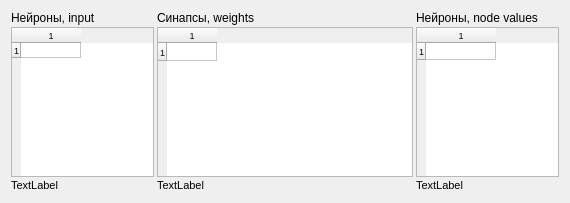
<?xml version="1.0" encoding="UTF-8"?>
<ui version="4.0">
 <class>layerView</class>
 <widget class="QWidget" name="layerView">
  <property name="geometry">
   <rect>
    <x>0</x>
    <y>0</y>
    <width>570</width>
    <height>203</height>
   </rect>
  </property>
  <property name="sizePolicy">
   <sizepolicy hsizetype="Preferred" vsizetype="Preferred">
    <horstretch>0</horstretch>
    <verstretch>0</verstretch>
   </sizepolicy>
  </property>
  <property name="minimumSize">
   <size>
    <width>544</width>
    <height>195</height>
   </size>
  </property>
  <property name="windowTitle">
   <string>Form</string>
  </property>
  <layout class="QHBoxLayout" name="horizontalLayout_2">
   <item>
    <layout class="QHBoxLayout" name="horizontalLayout">
     <property name="spacing">
      <number>3</number>
     </property>
     <property name="sizeConstraint">
      <enum>QLayout::SizeConstraint::SetDefaultConstraint</enum>
     </property>
     <item>
      <layout class="QVBoxLayout" name="verticalLayout_2">
       <property name="spacing">
        <number>2</number>
       </property>
       <item>
        <widget class="QLabel" name="label_4">
         <property name="text">
          <string>&lt;html&gt;&lt;head/&gt;&lt;body&gt;&lt;p&gt;Нейроны, input&lt;/p&gt;&lt;/body&gt;&lt;/html&gt;</string>
         </property>
         <property name="margin">
          <number>5</number>
         </property>
        </widget>
       </item>
       <item>
        <widget class="QTableWidget" name="inputTable">
         <property name="enabled">
          <bool>true</bool>
         </property>
         <property name="sizePolicy">
          <sizepolicy hsizetype="Ignored" vsizetype="Preferred">
           <horstretch>0</horstretch>
           <verstretch>0</verstretch>
          </sizepolicy>
         </property>
         <property name="baseSize">
          <size>
           <width>0</width>
           <height>0</height>
          </size>
         </property>
         <property name="font">
          <font>
           <pointsize>7</pointsize>
          </font>
         </property>
         <property name="selectionMode">
          <enum>QAbstractItemView::SelectionMode::NoSelection</enum>
         </property>
         <property name="gridStyle">
          <enum>Qt::PenStyle::SolidLine</enum>
         </property>
         <property name="rowCount">
          <number>1</number>
         </property>
         <property name="columnCount">
          <number>1</number>
         </property>
         <attribute name="horizontalHeaderVisible">
          <bool>true</bool>
         </attribute>
         <attribute name="horizontalHeaderMinimumSectionSize">
          <number>47</number>
         </attribute>
         <attribute name="horizontalHeaderDefaultSectionSize">
          <number>60</number>
         </attribute>
         <attribute name="horizontalHeaderHighlightSections">
          <bool>false</bool>
         </attribute>
         <attribute name="verticalHeaderVisible">
          <bool>true</bool>
         </attribute>
         <attribute name="verticalHeaderMinimumSectionSize">
          <number>15</number>
         </attribute>
         <attribute name="verticalHeaderDefaultSectionSize">
          <number>15</number>
         </attribute>
         <attribute name="verticalHeaderHighlightSections">
          <bool>false</bool>
         </attribute>
         <row/>
         <column/>
        </widget>
       </item>
       <item>
        <widget class="QLabel" name="inputDimensionLabel">
         <property name="font">
          <font>
           <pointsize>8</pointsize>
          </font>
         </property>
         <property name="text">
          <string>TextLabel</string>
         </property>
         <property name="margin">
          <number>4</number>
         </property>
        </widget>
       </item>
      </layout>
     </item>
     <item>
      <layout class="QVBoxLayout" name="verticalLayout_3">
       <property name="spacing">
        <number>2</number>
       </property>
       <item>
        <widget class="QLabel" name="label_6">
         <property name="text">
          <string>&lt;html&gt;&lt;head/&gt;&lt;body&gt;&lt;p&gt;Синапсы, weights&lt;/p&gt;&lt;/body&gt;&lt;/html&gt;</string>
         </property>
         <property name="margin">
          <number>5</number>
         </property>
        </widget>
       </item>
       <item>
        <widget class="QTableWidget" name="weightsTable">
         <property name="sizePolicy">
          <sizepolicy hsizetype="Maximum" vsizetype="Minimum">
           <horstretch>0</horstretch>
           <verstretch>0</verstretch>
          </sizepolicy>
         </property>
         <property name="font">
          <font>
           <pointsize>7</pointsize>
          </font>
         </property>
         <property name="selectionMode">
          <enum>QAbstractItemView::SelectionMode::NoSelection</enum>
         </property>
         <property name="rowCount">
          <number>1</number>
         </property>
         <property name="columnCount">
          <number>1</number>
         </property>
         <attribute name="horizontalHeaderVisible">
          <bool>true</bool>
         </attribute>
         <attribute name="horizontalHeaderCascadingSectionResizes">
          <bool>true</bool>
         </attribute>
         <attribute name="horizontalHeaderMinimumSectionSize">
          <number>30</number>
         </attribute>
         <attribute name="horizontalHeaderDefaultSectionSize">
          <number>50</number>
         </attribute>
         <attribute name="horizontalHeaderHighlightSections">
          <bool>false</bool>
         </attribute>
         <attribute name="horizontalHeaderShowSortIndicator" stdset="0">
          <bool>false</bool>
         </attribute>
         <attribute name="verticalHeaderVisible">
          <bool>true</bool>
         </attribute>
         <attribute name="verticalHeaderMinimumSectionSize">
          <number>18</number>
         </attribute>
         <attribute name="verticalHeaderDefaultSectionSize">
          <number>18</number>
         </attribute>
         <attribute name="verticalHeaderHighlightSections">
          <bool>false</bool>
         </attribute>
         <row/>
         <column/>
        </widget>
       </item>
       <item>
        <widget class="QLabel" name="weightsDimensionLabel">
         <property name="font">
          <font>
           <pointsize>8</pointsize>
           <bold>false</bold>
          </font>
         </property>
         <property name="text">
          <string>TextLabel</string>
         </property>
         <property name="margin">
          <number>4</number>
         </property>
        </widget>
       </item>
      </layout>
     </item>
     <item>
      <layout class="QVBoxLayout" name="verticalLayout">
       <property name="spacing">
        <number>2</number>
       </property>
       <item>
        <widget class="QLabel" name="label_2">
         <property name="text">
          <string>&lt;html&gt;&lt;head/&gt;&lt;body&gt;&lt;p&gt;Нейроны, node values&lt;/p&gt;&lt;/body&gt;&lt;/html&gt;</string>
         </property>
         <property name="margin">
          <number>5</number>
         </property>
        </widget>
       </item>
       <item>
        <widget class="QTableWidget" name="valuesTable">
         <property name="sizePolicy">
          <sizepolicy hsizetype="Ignored" vsizetype="Preferred">
           <horstretch>0</horstretch>
           <verstretch>0</verstretch>
          </sizepolicy>
         </property>
         <property name="font">
          <font>
           <pointsize>7</pointsize>
          </font>
         </property>
         <property name="selectionMode">
          <enum>QAbstractItemView::SelectionMode::NoSelection</enum>
         </property>
         <property name="rowCount">
          <number>1</number>
         </property>
         <property name="columnCount">
          <number>1</number>
         </property>
         <attribute name="horizontalHeaderVisible">
          <bool>true</bool>
         </attribute>
         <attribute name="horizontalHeaderCascadingSectionResizes">
          <bool>true</bool>
         </attribute>
         <attribute name="horizontalHeaderMinimumSectionSize">
          <number>70</number>
         </attribute>
         <attribute name="horizontalHeaderDefaultSectionSize">
          <number>70</number>
         </attribute>
         <attribute name="horizontalHeaderHighlightSections">
          <bool>false</bool>
         </attribute>
         <attribute name="verticalHeaderVisible">
          <bool>true</bool>
         </attribute>
         <attribute name="verticalHeaderCascadingSectionResizes">
          <bool>true</bool>
         </attribute>
         <attribute name="verticalHeaderDefaultSectionSize">
          <number>17</number>
         </attribute>
         <attribute name="verticalHeaderHighlightSections">
          <bool>false</bool>
         </attribute>
         <row/>
         <column/>
        </widget>
       </item>
       <item>
        <widget class="QLabel" name="nodesDimensionLabel">
         <property name="font">
          <font>
           <pointsize>8</pointsize>
          </font>
         </property>
         <property name="text">
          <string>TextLabel</string>
         </property>
         <property name="margin">
          <number>4</number>
         </property>
        </widget>
       </item>
      </layout>
     </item>
    </layout>
   </item>
  </layout>
 </widget>
 <resources/>
 <connections/>
</ui>
